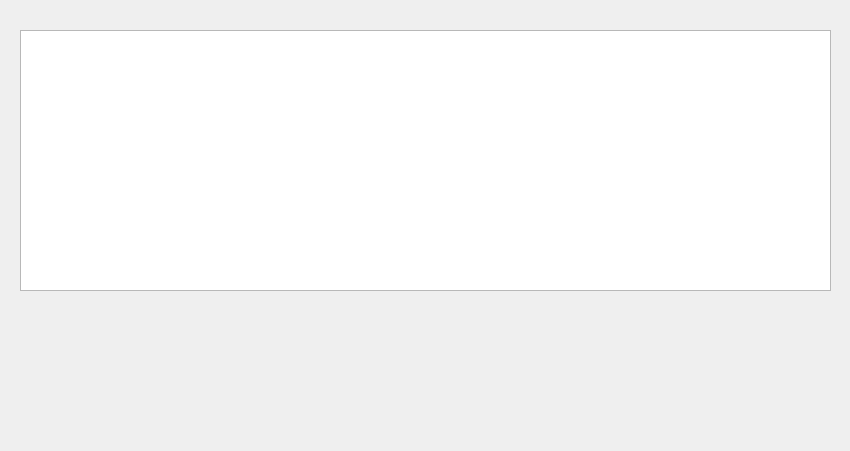
<?xml version="1.0" encoding="UTF-8"?>
<ui version="4.0">
 <class>ViewAllDevicesDialog</class>
 <widget class="QDialog" name="ViewAllDevicesDialog">
  <property name="geometry">
   <rect>
    <x>0</x>
    <y>0</y>
    <width>850</width>
    <height>451</height>
   </rect>
  </property>
  <property name="windowTitle">
   <string>Dialog</string>
  </property>
  <widget class="QTableWidget" name="tableWidget">
   <property name="geometry">
    <rect>
     <x>20</x>
     <y>30</y>
     <width>811</width>
     <height>261</height>
    </rect>
   </property>
  </widget>
 </widget>
 <resources/>
 <connections/>
</ui>
